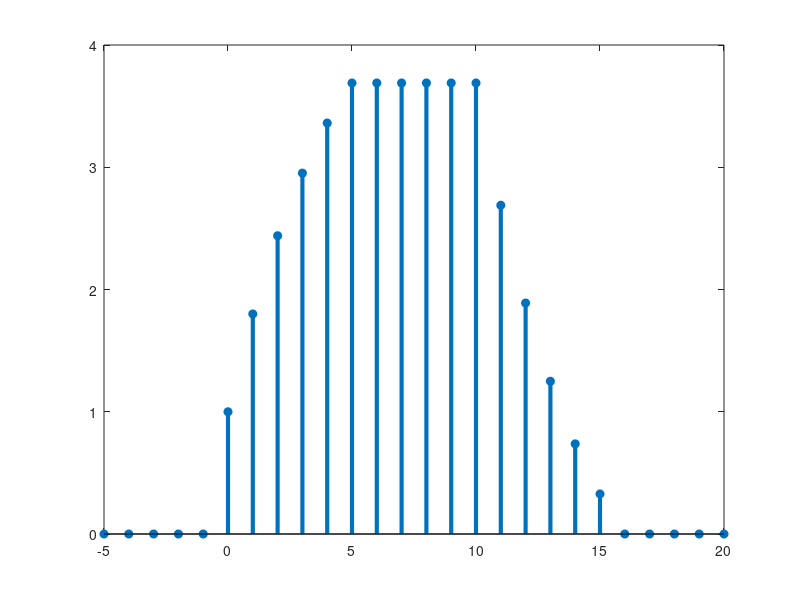
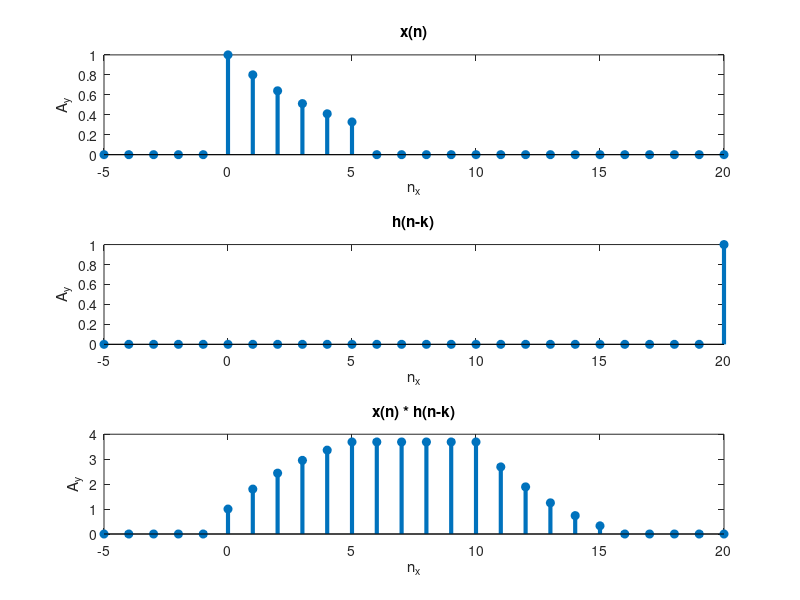

Reproduce these figures in MATLAB, in order.
clear 
clc
close all
n=-5:10;
figure('Position',[500 400 600 250])
escalon = @(n) n>=0;
x = (4/5).^n.*(escalon(n)-escalon(n-6));
h = escalon(n)-escalon(n-11);
y = conv(x,h);
n = -10:20;
stem(n,y,'filled','LineWidth',3)
xlim([-5,20]);

%2.Utilice MATLAB para  crear  una  animación  que  muestre el  método  gráfico para  calcularla convoluciónde  las secuenciasdel inciso  anterior. Gráfiquecada  uno  de  los  casos  analizados en el método de convolucióngráfica.
figure('Position',[500 400 600 250])
n = -15:20;
x1 = @(n) (4/5).^n.*(escalon(n)-escalon(n-6));
h1 = @(n) escalon(n)-escalon(n-11);
yconv = zeros(1,36);

for k = n
   
    y =@(n) conv(x1(k),h1(n-k));
    yconv =+ yconv + y(n) ;
    
    subplot(311)
    stem(n,x1(n),'filled','LineWidth',3),title('x(n)'),xlabel('n_x'),ylabel('A_y'),xlim([-5,20]);
    
    subplot(313)
    stem(n,yconv,'filled','LineWidth',3),title('x(n) * h(n-k)'),xlabel('n_x'),ylabel('A_y'),xlim([-5,20]);
    drawnow
    pause(0.1)
    
    subplot(312)
    stem(n,h1(n-k),'filled','LineWidth',3),title('h(n-k)'),xlabel('n_x'),ylabel('A_y'),xlim([-5,20]);
    drawnow
    pause(0.1)
    
    
end

